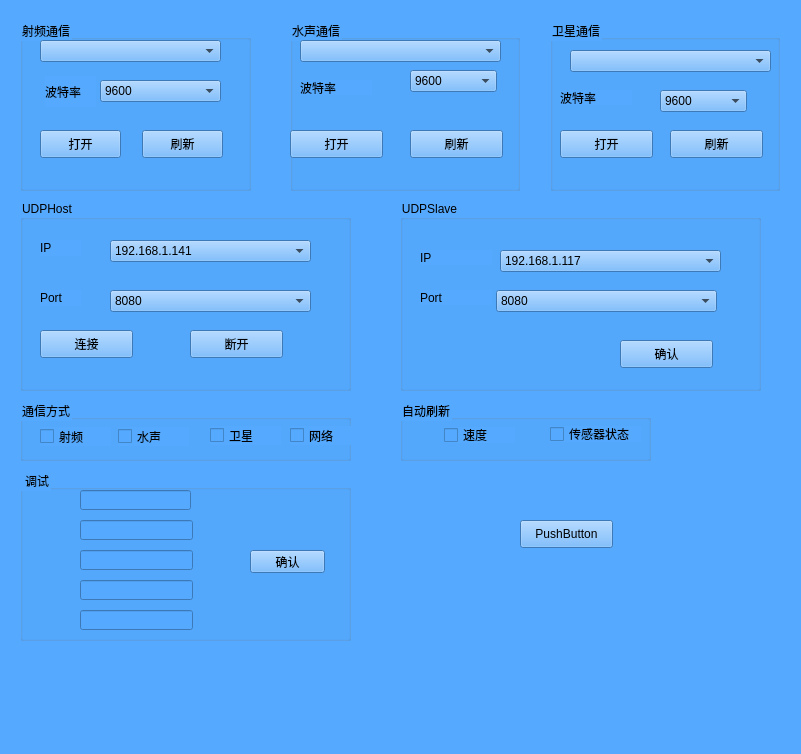
<?xml version="1.0" encoding="UTF-8"?>
<ui version="4.0">
 <class>MySerialPort</class>
 <widget class="QWidget" name="MySerialPort">
  <property name="geometry">
   <rect>
    <x>0</x>
    <y>0</y>
    <width>801</width>
    <height>754</height>
   </rect>
  </property>
  <property name="windowTitle">
   <string>Form</string>
  </property>
  <property name="styleSheet">
   <string notr="true">background-color: rgb(85, 170, 255);</string>
  </property>
  <widget class="QGroupBox" name="groupBox">
   <property name="geometry">
    <rect>
     <x>20</x>
     <y>20</y>
     <width>231</width>
     <height>171</height>
    </rect>
   </property>
   <property name="title">
    <string>射频通信</string>
   </property>
   <widget class="QComboBox" name="rfSerialPort_ComboBox">
    <property name="geometry">
     <rect>
      <x>20</x>
      <y>20</y>
      <width>181</width>
      <height>22</height>
     </rect>
    </property>
   </widget>
   <widget class="QComboBox" name="rfBaud_ComboBox">
    <property name="geometry">
     <rect>
      <x>80</x>
      <y>60</y>
      <width>121</width>
      <height>22</height>
     </rect>
    </property>
    <item>
     <property name="text">
      <string>9600</string>
     </property>
    </item>
    <item>
     <property name="text">
      <string>115200</string>
     </property>
    </item>
   </widget>
   <widget class="QLabel" name="label">
    <property name="geometry">
     <rect>
      <x>25</x>
      <y>56</y>
      <width>51</width>
      <height>31</height>
     </rect>
    </property>
    <property name="text">
     <string>波特率</string>
    </property>
   </widget>
   <widget class="QPushButton" name="rfOpen_Btn">
    <property name="geometry">
     <rect>
      <x>20</x>
      <y>110</y>
      <width>81</width>
      <height>28</height>
     </rect>
    </property>
    <property name="text">
     <string>打开</string>
    </property>
   </widget>
   <widget class="QPushButton" name="rfFlush_Btn">
    <property name="geometry">
     <rect>
      <x>122</x>
      <y>110</y>
      <width>81</width>
      <height>28</height>
     </rect>
    </property>
    <property name="text">
     <string>刷新</string>
    </property>
   </widget>
  </widget>
  <widget class="QGroupBox" name="groupBox_2">
   <property name="geometry">
    <rect>
     <x>290</x>
     <y>20</y>
     <width>230</width>
     <height>171</height>
    </rect>
   </property>
   <property name="title">
    <string>水声通信</string>
   </property>
   <widget class="QPushButton" name="soundOpen_Btn">
    <property name="geometry">
     <rect>
      <x>0</x>
      <y>110</y>
      <width>93</width>
      <height>28</height>
     </rect>
    </property>
    <property name="text">
     <string>打开</string>
    </property>
   </widget>
   <widget class="QPushButton" name="soundFlush_Btn">
    <property name="geometry">
     <rect>
      <x>120</x>
      <y>110</y>
      <width>93</width>
      <height>28</height>
     </rect>
    </property>
    <property name="text">
     <string>刷新</string>
    </property>
   </widget>
   <widget class="QLabel" name="label_3">
    <property name="geometry">
     <rect>
      <x>10</x>
      <y>60</y>
      <width>72</width>
      <height>15</height>
     </rect>
    </property>
    <property name="text">
     <string>波特率</string>
    </property>
   </widget>
   <widget class="QComboBox" name="soundBaud_Combox">
    <property name="geometry">
     <rect>
      <x>120</x>
      <y>50</y>
      <width>87</width>
      <height>22</height>
     </rect>
    </property>
    <item>
     <property name="text">
      <string>9600</string>
     </property>
    </item>
    <item>
     <property name="text">
      <string>115200</string>
     </property>
    </item>
   </widget>
   <widget class="QComboBox" name="soundSerialPort_Combox">
    <property name="geometry">
     <rect>
      <x>10</x>
      <y>20</y>
      <width>201</width>
      <height>22</height>
     </rect>
    </property>
   </widget>
  </widget>
  <widget class="QGroupBox" name="groupBox_3">
   <property name="geometry">
    <rect>
     <x>550</x>
     <y>20</y>
     <width>230</width>
     <height>171</height>
    </rect>
   </property>
   <property name="title">
    <string>卫星通信</string>
   </property>
   <widget class="QPushButton" name="sateOpen_Btn">
    <property name="geometry">
     <rect>
      <x>10</x>
      <y>110</y>
      <width>93</width>
      <height>28</height>
     </rect>
    </property>
    <property name="text">
     <string>打开</string>
    </property>
   </widget>
   <widget class="QPushButton" name="sateFlush_Btn">
    <property name="geometry">
     <rect>
      <x>120</x>
      <y>110</y>
      <width>93</width>
      <height>28</height>
     </rect>
    </property>
    <property name="text">
     <string>刷新</string>
    </property>
   </widget>
   <widget class="QLabel" name="label_4">
    <property name="geometry">
     <rect>
      <x>10</x>
      <y>70</y>
      <width>72</width>
      <height>15</height>
     </rect>
    </property>
    <property name="text">
     <string>波特率</string>
    </property>
   </widget>
   <widget class="QComboBox" name="sateBaud_Combox">
    <property name="geometry">
     <rect>
      <x>110</x>
      <y>70</y>
      <width>87</width>
      <height>22</height>
     </rect>
    </property>
    <item>
     <property name="text">
      <string>9600</string>
     </property>
    </item>
    <item>
     <property name="text">
      <string>115200</string>
     </property>
    </item>
   </widget>
   <widget class="QComboBox" name="sateSerialPort_Combox">
    <property name="geometry">
     <rect>
      <x>20</x>
      <y>30</y>
      <width>201</width>
      <height>22</height>
     </rect>
    </property>
   </widget>
  </widget>
  <widget class="QGroupBox" name="groupBox_4">
   <property name="enabled">
    <bool>true</bool>
   </property>
   <property name="geometry">
    <rect>
     <x>20</x>
     <y>200</y>
     <width>331</width>
     <height>191</height>
    </rect>
   </property>
   <property name="title">
    <string>UDPHost</string>
   </property>
   <widget class="QLabel" name="label_5">
    <property name="geometry">
     <rect>
      <x>20</x>
      <y>40</y>
      <width>41</width>
      <height>16</height>
     </rect>
    </property>
    <property name="text">
     <string>IP </string>
    </property>
   </widget>
   <widget class="QLabel" name="label_6">
    <property name="geometry">
     <rect>
      <x>20</x>
      <y>90</y>
      <width>41</width>
      <height>16</height>
     </rect>
    </property>
    <property name="text">
     <string>Port</string>
    </property>
   </widget>
   <widget class="QComboBox" name="hostIP_Combox">
    <property name="geometry">
     <rect>
      <x>90</x>
      <y>40</y>
      <width>201</width>
      <height>22</height>
     </rect>
    </property>
    <item>
     <property name="text">
      <string>192.168.1.141</string>
     </property>
    </item>
    <item>
     <property name="text">
      <string>192.168.1.10</string>
     </property>
    </item>
   </widget>
   <widget class="QComboBox" name="hostPort_Combox">
    <property name="geometry">
     <rect>
      <x>90</x>
      <y>90</y>
      <width>201</width>
      <height>22</height>
     </rect>
    </property>
    <property name="editable">
     <bool>false</bool>
    </property>
    <item>
     <property name="text">
      <string>8080</string>
     </property>
    </item>
   </widget>
   <widget class="QPushButton" name="udpConnect_Btn">
    <property name="geometry">
     <rect>
      <x>20</x>
      <y>130</y>
      <width>93</width>
      <height>28</height>
     </rect>
    </property>
    <property name="text">
     <string>连接</string>
    </property>
   </widget>
   <widget class="QPushButton" name="disConnect_Btn">
    <property name="geometry">
     <rect>
      <x>170</x>
      <y>130</y>
      <width>93</width>
      <height>28</height>
     </rect>
    </property>
    <property name="text">
     <string>断开</string>
    </property>
   </widget>
  </widget>
  <widget class="QGroupBox" name="groupBox_5">
   <property name="geometry">
    <rect>
     <x>400</x>
     <y>200</y>
     <width>361</width>
     <height>191</height>
    </rect>
   </property>
   <property name="title">
    <string>UDPSlave</string>
   </property>
   <widget class="QComboBox" name="slaveIP_Combox">
    <property name="geometry">
     <rect>
      <x>100</x>
      <y>50</y>
      <width>221</width>
      <height>22</height>
     </rect>
    </property>
    <item>
     <property name="text">
      <string>192.168.1.117</string>
     </property>
    </item>
    <item>
     <property name="text">
      <string>192.168.1.12</string>
     </property>
    </item>
   </widget>
   <widget class="QComboBox" name="slavePort_Combox">
    <property name="geometry">
     <rect>
      <x>96</x>
      <y>90</y>
      <width>221</width>
      <height>22</height>
     </rect>
    </property>
    <item>
     <property name="text">
      <string>8080</string>
     </property>
    </item>
    <item>
     <property name="text">
      <string>8000</string>
     </property>
    </item>
   </widget>
   <widget class="QLabel" name="label_7">
    <property name="geometry">
     <rect>
      <x>20</x>
      <y>50</y>
      <width>72</width>
      <height>15</height>
     </rect>
    </property>
    <property name="text">
     <string>IP </string>
    </property>
   </widget>
   <widget class="QLabel" name="label_8">
    <property name="geometry">
     <rect>
      <x>20</x>
      <y>90</y>
      <width>72</width>
      <height>15</height>
     </rect>
    </property>
    <property name="text">
     <string>Port</string>
    </property>
   </widget>
   <widget class="QPushButton" name="confirm_Btn">
    <property name="geometry">
     <rect>
      <x>220</x>
      <y>140</y>
      <width>93</width>
      <height>28</height>
     </rect>
    </property>
    <property name="text">
     <string>确认</string>
    </property>
   </widget>
  </widget>
  <widget class="QGroupBox" name="groupBox_6">
   <property name="geometry">
    <rect>
     <x>20</x>
     <y>400</y>
     <width>331</width>
     <height>61</height>
    </rect>
   </property>
   <property name="title">
    <string>通信方式</string>
   </property>
   <widget class="QCheckBox" name="rf_CheckBox">
    <property name="geometry">
     <rect>
      <x>20</x>
      <y>27</y>
      <width>71</width>
      <height>19</height>
     </rect>
    </property>
    <property name="text">
     <string>射频</string>
    </property>
   </widget>
   <widget class="QCheckBox" name="sound_CheckBox">
    <property name="geometry">
     <rect>
      <x>98</x>
      <y>27</y>
      <width>71</width>
      <height>19</height>
     </rect>
    </property>
    <property name="text">
     <string>水声</string>
    </property>
   </widget>
   <widget class="QCheckBox" name="sate_CheckBox">
    <property name="geometry">
     <rect>
      <x>190</x>
      <y>26</y>
      <width>71</width>
      <height>19</height>
     </rect>
    </property>
    <property name="text">
     <string>卫星</string>
    </property>
   </widget>
   <widget class="QCheckBox" name="net_CheckBox">
    <property name="geometry">
     <rect>
      <x>270</x>
      <y>26</y>
      <width>71</width>
      <height>19</height>
     </rect>
    </property>
    <property name="text">
     <string>网络</string>
    </property>
   </widget>
  </widget>
  <widget class="QGroupBox" name="groupBox_7">
   <property name="geometry">
    <rect>
     <x>400</x>
     <y>400</y>
     <width>251</width>
     <height>61</height>
    </rect>
   </property>
   <property name="title">
    <string>自动刷新</string>
   </property>
   <widget class="QCheckBox" name="flushSpeed_CheckBox">
    <property name="geometry">
     <rect>
      <x>44</x>
      <y>27</y>
      <width>71</width>
      <height>16</height>
     </rect>
    </property>
    <property name="text">
     <string>速度</string>
    </property>
   </widget>
   <widget class="QCheckBox" name="flushSenser_CheckBox">
    <property name="geometry">
     <rect>
      <x>150</x>
      <y>26</y>
      <width>91</width>
      <height>16</height>
     </rect>
    </property>
    <property name="text">
     <string>传感器状态</string>
    </property>
   </widget>
  </widget>
  <widget class="QGroupBox" name="groupBox_8">
   <property name="geometry">
    <rect>
     <x>20</x>
     <y>470</y>
     <width>331</width>
     <height>171</height>
    </rect>
   </property>
   <property name="title">
    <string> 调试</string>
   </property>
   <widget class="QLineEdit" name="lineEdit_1">
    <property name="geometry">
     <rect>
      <x>60</x>
      <y>20</y>
      <width>111</width>
      <height>20</height>
     </rect>
    </property>
   </widget>
   <widget class="QLineEdit" name="lineEdit_2">
    <property name="geometry">
     <rect>
      <x>60</x>
      <y>50</y>
      <width>113</width>
      <height>20</height>
     </rect>
    </property>
   </widget>
   <widget class="QLineEdit" name="lineEdit_3">
    <property name="geometry">
     <rect>
      <x>60</x>
      <y>80</y>
      <width>113</width>
      <height>20</height>
     </rect>
    </property>
   </widget>
   <widget class="QLineEdit" name="lineEdit_4">
    <property name="geometry">
     <rect>
      <x>60</x>
      <y>110</y>
      <width>113</width>
      <height>20</height>
     </rect>
    </property>
   </widget>
   <widget class="QLineEdit" name="lineEdit_5">
    <property name="geometry">
     <rect>
      <x>60</x>
      <y>140</y>
      <width>113</width>
      <height>20</height>
     </rect>
    </property>
   </widget>
   <widget class="QPushButton" name="debug_Btn">
    <property name="geometry">
     <rect>
      <x>230</x>
      <y>80</y>
      <width>75</width>
      <height>23</height>
     </rect>
    </property>
    <property name="text">
     <string>确认</string>
    </property>
   </widget>
  </widget>
  <widget class="QPushButton" name="pushButton">
   <property name="geometry">
    <rect>
     <x>520</x>
     <y>520</y>
     <width>93</width>
     <height>28</height>
    </rect>
   </property>
   <property name="text">
    <string>PushButton</string>
   </property>
  </widget>
 </widget>
 <resources/>
 <connections/>
</ui>
